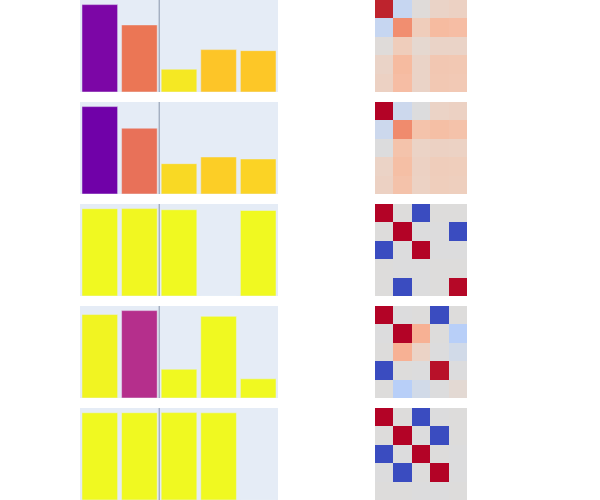

Notebook source saved alongside this figure:
### Code cell
fig = render_features(model, np.s_[::2])
fig.update_layout()

### Figure 1 — Plotly figure (JSON) as saved in the notebook; plotly's stock layout.template omitted (floating-point values rounded to 4 significant figures)
{"data": [{"marker": {"cmax": 1, "cmin": 0, "color": [0.2481, 0.6578, 0.9601, 0.8756, 0.882]}, "type": "bar", "width": 0.9, "x": [0, 1, 2, 3, 4], "xaxis": "x", "y": [0.9685, 0.7432, 0.2528, 0.4698, 0.4582], "yaxis": "y"}, {"colormodel": "rgba256", "customdata": [[0.9379, -0.1586, 0.01837, 0.1167, 0.1365], [-0.1586, 0.5523, 0.1796, 0.3094, 0.293], [0.01837, 0.1796, 0.06389, 0.1167, 0.1126], [0.1167, 0.3094, 0.1167, 0.2207, 0.215], [0.1365, 0.293, 0.1126, 0.215, 0.21]], "hovertemplate": "In: %{x}<br>\nOut: %{y}<br>\nWeight: %{customdata:0.2f}\n", "type": "image", "xaxis": "x2", "yaxis": "y2", "z": [190, 35, 45, 255, 198, 214, 241, 255, 223, 219, 217, 255, 234, 211, 199, 255, 236, 209, 195, 255, 198, 214, 241, 255, 241, 142, 112, 255, 239, 205, 187, 255, 246, 187, 160, 255, 246, 189, 164, 255, 223, 219, 217, 255, 239, 205, 187, 255, 229, 216, 208, 255, 234, 211, 199, 255, 234, 211, 199, 255, 234, 211, 199, 255, 246, 187, 160, 255, 234, 211, 199, 255, 242, 199, 178, 255, 242, 200, 179, 255, 236, 209, 195, 255, 246, 189, 164, 255, 234, 211, 199, 255, 242, 200, 179, 255, 242, 201, 181, 255]}, {"marker": {"cmax": 1, "cmin": 0, "color": [0.217, 0.6391, 0.9236, 0.8979, 0.9097]}, "type": "bar", "width": 0.9, "x": [0, 1, 2, 3, 4], "xaxis": "x3", "y": [0.9961, 0.7502, 0.3458, 0.4221, 0.3992], "yaxis": "y3"}, {"colormodel": "rgba256", "customdata": [[0.9923, -0.1185, -0.003276, 0.1219, 0.1334], [-0.1185, 0.5628, 0.2566, 0.2847, 0.2627], [-0.003276, 0.2566, 0.1196, 0.1393, 0.1296], [0.1219, 0.2847, 0.1393, 0.1782, 0.1683], [0.1334, 0.2627, 0.1296, 0.1683, 0.1594]], "hovertemplate": "In: %{x}<br>\nOut: %{y}<br>\nWeight: %{customdata:0.2f}\n", "type": "image", "xaxis": "x4", "yaxis": "y4", "z": [179, 3, 38, 255, 204, 216, 237, 255, 220, 220, 221, 255, 235, 211, 198, 255, 236, 209, 195, 255, 204, 216, 237, 255, 240, 139, 109, 255, 244, 195, 171, 255, 245, 191, 165, 255, 244, 194, 170, 255, 220, 220, 221, 255, 244, 195, 171, 255, 235, 211, 198, 255, 236, 209, 195, 255, 236, 210, 196, 255, 235, 211, 198, 255, 245, 191, 165, 255, 236, 209, 195, 255, 239, 205, 187, 255, 239, 206, 188, 255, 236, 209, 195, 255, 244, 194, 170, 255, 236, 210, 196, 255, 239, 206, 188, 255, 238, 207, 190, 255]}, {"marker": {"cmax": 1, "cmin": 0, "color": [1.003, 0.9948, 1.015, 1.408, 1.017]}, "type": "bar", "width": 0.9, "x": [0, 1, 2, 3, 4], "xaxis": "x5", "y": [1.015, 1.017, 1.003, 0.0009961, 0.9948], "yaxis": "y5"}, {"colormodel": "rgba256", "customdata": [[1.031, 0.003209, -1.019, 0.0003725, 0.0008981], [0.003209, 1.034, -0.003908, -0.0009405, -1.012], [-1.019, -0.003908, 1.007, -0.0003674, -0.0001663], [0.0003725, -0.0009405, -0.0003674, 9.922e-07, 0.0009215], [0.0008981, -1.012, -0.0001663, 0.0009215, 0.9895]], "hovertemplate": "In: %{x}<br>\nOut: %{y}<br>\nWeight: %{customdata:0.2f}\n", "type": "image", "xaxis": "x6", "yaxis": "y6", "z": [179, 3, 38, 255, 221, 220, 219, 255, 58, 76, 192, 255, 221, 220, 219, 255, 221, 220, 219, 255, 221, 220, 219, 255, 179, 3, 38, 255, 220, 220, 221, 255, 220, 220, 221, 255, 58, 76, 192, 255, 58, 76, 192, 255, 220, 220, 221, 255, 179, 3, 38, 255, 220, 220, 221, 255, 220, 220, 221, 255, 221, 220, 219, 255, 220, 220, 221, 255, 220, 220, 221, 255, 221, 220, 219, 255, 221, 220, 219, 255, 221, 220, 219, 255, 58, 76, 192, 255, 220, 220, 221, 255, 221, 220, 219, 255, 181, 8, 39, 255]}, {"marker": {"cmax": 1, "cmin": 0, "color": [0.9879, 0.418, 1.082, 1.01, 1.113]}, "type": "bar", "width": 0.9, "x": [0, 1, 2, 3, 4], "xaxis": "x7", "y": [1.01, 1.057, 0.3478, 0.9879, 0.2319], "yaxis": "y7"}, {"colormodel": "rgba256", "customdata": [[1.019, -0.002189, 6.33e-05, -0.9974, 0.0001759], [-0.002189, 1.118, 0.3677, 0.00194, -0.2452], [6.33e-05, 0.3677, 0.121, -0.0001283, -0.08066], [-0.9974, 0.00194, -0.0001283, 0.9759, -0.0001278], [0.0001759, -0.2452, -0.08066, -0.0001278, 0.05379]], "hovertemplate": "In: %{x}<br>\nOut: %{y}<br>\nWeight: %{customdata:0.2f}\n", "type": "image", "xaxis": "x8", "yaxis": "y8", "z": [179, 3, 38, 255, 220, 220, 221, 255, 221, 220, 219, 255, 58, 76, 192, 255, 221, 220, 219, 255, 220, 220, 221, 255, 179, 3, 38, 255, 247, 177, 148, 255, 221, 220, 219, 255, 184, 207, 248, 255, 221, 220, 219, 255, 247, 177, 148, 255, 235, 211, 198, 255, 220, 220, 221, 255, 209, 218, 232, 255, 58, 76, 192, 255, 221, 220, 219, 255, 220, 220, 221, 255, 184, 17, 41, 255, 220, 220, 221, 255, 221, 220, 219, 255, 184, 207, 248, 255, 209, 218, 232, 255, 220, 220, 221, 255, 227, 217, 211, 255]}, {"marker": {"cmax": 1, "cmin": 0, "color": [1.005, 1.002, 1.003, 1.003, 1.407]}, "type": "bar", "width": 0.9, "x": [0, 1, 2, 3, 4], "xaxis": "x9", "y": [1.003, 1.003, 1.005, 1.002, 0.001165], "yaxis": "y9"}, {"colormodel": "rgba256", "customdata": [[1.005, 0.0006072, -1.007, -0.001387, 0.0007181], [0.0006072, 1.007, -0.000509, -1.006, 0.0009221], [-1.007, -0.000509, 1.01, 0.00129, -0.0007195], [-0.001387, -1.006, 0.00129, 1.004, -0.0009216], [0.0007181, 0.0009221, -0.0007195, -0.0009216, 1.357e-06]], "hovertemplate": "In: %{x}<br>\nOut: %{y}<br>\nWeight: %{customdata:0.2f}\n", "type": "image", "xaxis": "x10", "yaxis": "y10", "z": [179, 3, 38, 255, 221, 220, 219, 255, 58, 76, 192, 255, 220, 220, 221, 255, 221, 220, 219, 255, 221, 220, 219, 255, 179, 3, 38, 255, 220, 220, 221, 255, 58, 76, 192, 255, 221, 220, 219, 255, 58, 76, 192, 255, 220, 220, 221, 255, 179, 3, 38, 255, 221, 220, 219, 255, 220, 220, 221, 255, 220, 220, 221, 255, 58, 76, 192, 255, 221, 220, 219, 255, 179, 3, 38, 255, 220, 220, 221, 255, 221, 220, 219, 255, 221, 220, 219, 255, 220, 220, 221, 255, 220, 220, 221, 255, 221, 220, 219, 255]}], "layout": {"height": 500, "margin": {"b": 0, "t": 0}, "shapes": [{"line": {"width": 0.5}, "type": "line", "x0": 1.5, "x1": 1.5, "xref": "x", "y0": 0, "y1": 1, "yref": "y domain"}, {"line": {"width": 0.5}, "type": "line", "x0": 1.5, "x1": 1.5, "xref": "x3", "y0": 0, "y1": 1, "yref": "y3 domain"}, {"line": {"width": 0.5}, "type": "line", "x0": 1.5, "x1": 1.5, "xref": "x5", "y0": 0, "y1": 1, "yref": "y5 domain"}, {"line": {"width": 0.5}, "type": "line", "x0": 1.5, "x1": 1.5, "xref": "x7", "y0": 0, "y1": 1, "yref": "y7 domain"}, {"line": {"width": 0.5}, "type": "line", "x0": 1.5, "x1": 1.5, "xref": "x9", "y0": 0, "y1": 1, "yref": "y9 domain"}], "showlegend": false, "width": 600, "xaxis": {"anchor": "y", "domain": [0, 0.45], "matches": "x9", "showticklabels": false, "visible": false}, "xaxis10": {"anchor": "y10", "domain": [0.55, 1], "visible": false}, "xaxis2": {"anchor": "y2", "domain": [0.55, 1], "matches": "x10", "showticklabels": false, "visible": false}, "xaxis3": {"anchor": "y3", "domain": [0, 0.45], "matches": "x9", "showticklabels": false, "visible": false}, "xaxis4": {"anchor": "y4", "domain": [0.55, 1], "matches": "x10", "showticklabels": false, "visible": false}, "xaxis5": {"anchor": "y5", "domain": [0, 0.45], "matches": "x9", "showticklabels": false, "visible": false}, "xaxis6": {"anchor": "y6", "domain": [0.55, 1], "matches": "x10", "showticklabels": false, "visible": false}, "xaxis7": {"anchor": "y7", "domain": [0, 0.45], "matches": "x9", "showticklabels": false, "visible": false}, "xaxis8": {"anchor": "y8", "domain": [0.55, 1], "matches": "x10", "showticklabels": false, "visible": false}, "xaxis9": {"anchor": "y9", "domain": [0, 0.45], "visible": false}, "yaxis": {"anchor": "x", "domain": [0.816, 1], "visible": false}, "yaxis10": {"anchor": "x10", "domain": [0, 0.184], "visible": false}, "yaxis2": {"anchor": "x2", "domain": [0.816, 1], "visible": false}, "yaxis3": {"anchor": "x3", "domain": [0.612, 0.796], "visible": false}, "yaxis4": {"anchor": "x4", "domain": [0.612, 0.796], "visible": false}, "yaxis5": {"anchor": "x5", "domain": [0.408, 0.592], "visible": false}, "yaxis6": {"anchor": "x6", "domain": [0.408, 0.592], "visible": false}, "yaxis7": {"anchor": "x7", "domain": [0.204, 0.388], "visible": false}, "yaxis8": {"anchor": "x8", "domain": [0.204, 0.388], "visible": false}, "yaxis9": {"anchor": "x9", "domain": [0, 0.184], "visible": false}}}
